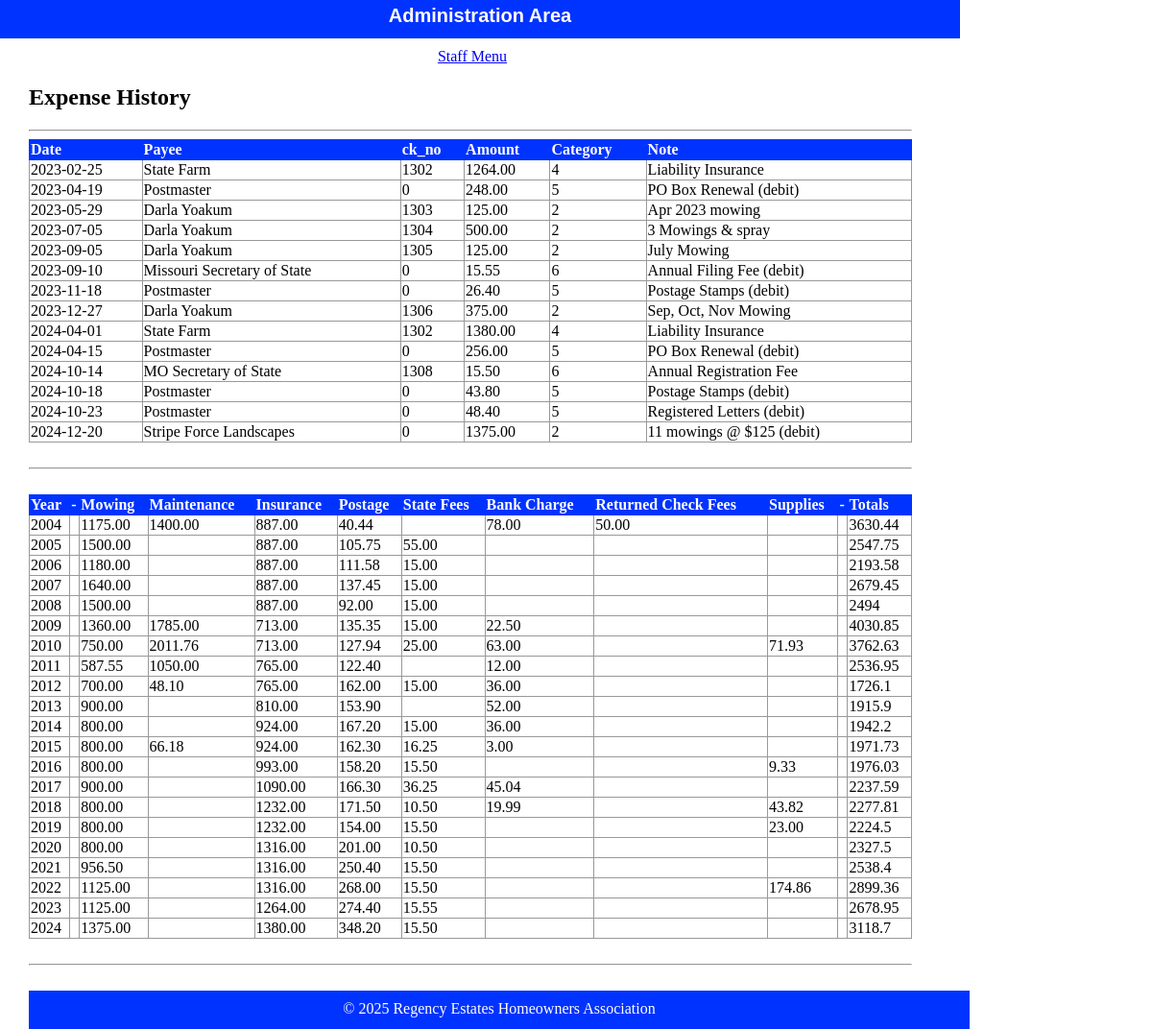
Page /html/public/staff/expenses/index.php on the earlier database version.
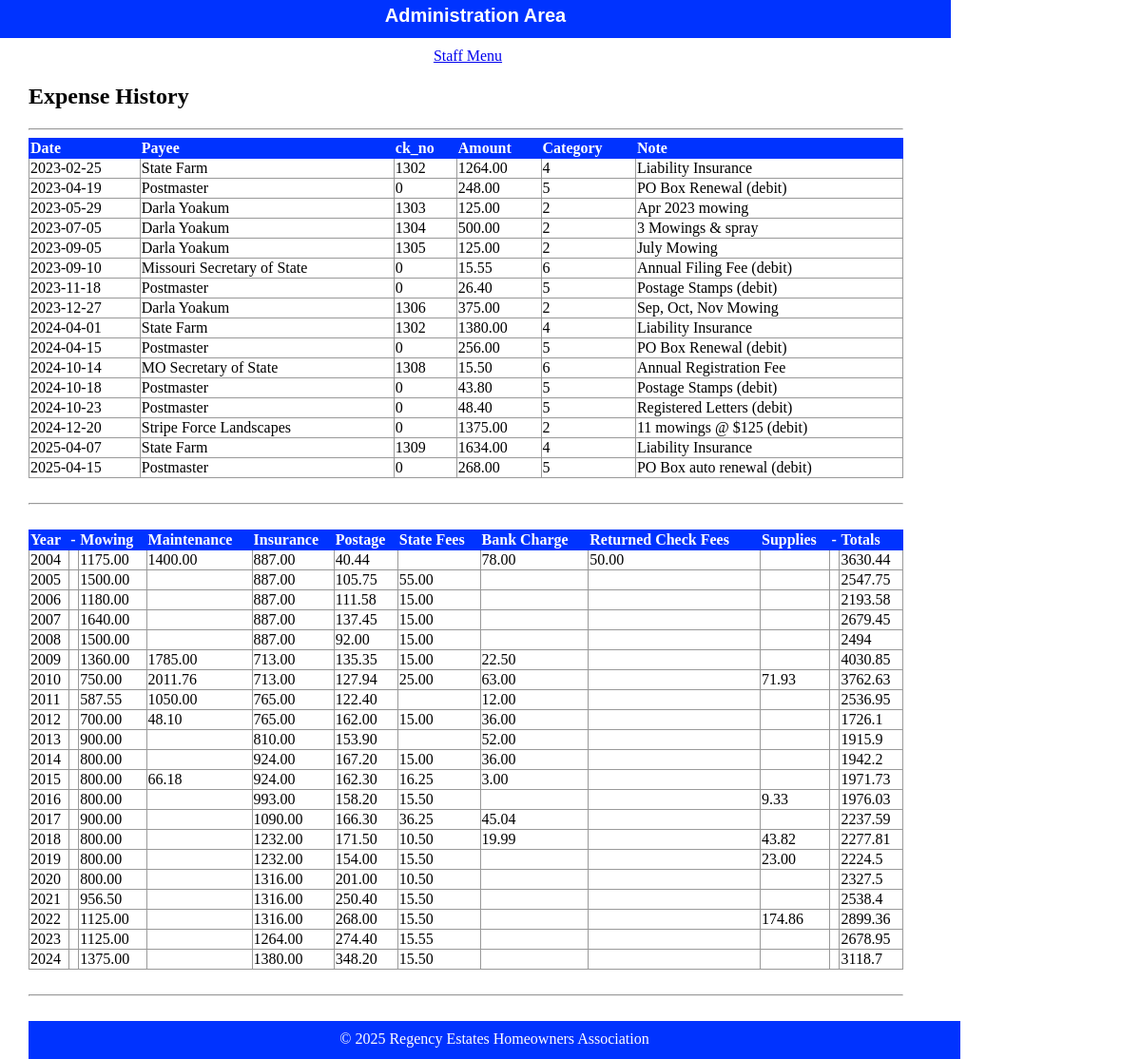
Same page on the later database version.
### tables this page shows
CREATE TABLE `expense` (
  `id` int(11) NOT NULL,
  `fk_cat_id` int(11) DEFAULT NULL,
  `dt` date DEFAULT NULL,
  `ck_no` int(11) DEFAULT NULL,
  `payee` varchar(50) DEFAULT NULL,
  `amount` decimal(10,2) DEFAULT NULL,
  `note` varchar(50) DEFAULT NULL
);

### html/private/functions.php (called while the page is built, shortened)
<?php
function url_for($script_path)
{
    if ($script_path[0] != '/')
    {
        $script_path = "/" . $script_path;
    }
    return WWW_ROOT . $script_path;
}
function htmlsc($string = "")
{
    return htmlspecialchars($string);
}
?>

### html/private/expense_functions.php (called while the page is built, shortened)
<?php
  function find_all_expenses($year) {
    global $db;
    $sql = "SELECT * FROM expense WHERE dt > " . "'" . $year . "-01-01' ";
    $result = mysqli_query($db, $sql);
    return $result;
  }
  function find_expense_sum($year, $category) {
      global $db;
      $sql = "SELECT SUM(amount) as sum FROM expense WHERE dt >= ";
      $sql .= "'" . $year . "-01-01' ";
      $sql .= "AND dt <= ";
      $sql .= "'" . $year . "-12-31' ";
      $sql .= "AND fk_cat_id = " . $category . ";";
      $result = mysqli_query($db, $sql);
      return $result;
  }
?>

### html/public/staff/expenses/index.php (the view, shortened to what this page needs)
<?php $expense_set = find_all_expenses('2023'); ?>
<?php include(SHARED_PATH . '/header.php'); ?>
    <div id="content">
        <div id="regency-menu">
            <h2>Expense History</h2>
            <hr />
            <table class="list">
                <tr>
                    <th>Date</th>
                    <th>Payee</th>
                    <th>ck_no</th>
                    <th>Amount</th>
                    <th>Category</th>
                    <th>Note</th>
                </tr>
                <?php while($expense_row = mysqli_fetch_assoc($expense_set)) { ?>
                    <tr>
                        <td><?php echo htmlsc($expense_row['dt']); ?></td>
                        <td><?php echo htmlsc($expense_row['payee']); ?></td>
                        <td><?php echo htmlsc($expense_row['ck_no']); ?></td>
                        <td><?php echo htmlsc($expense_row['amount']); ?></td>
                        <td><?php echo htmlsc($expense_row['fk_cat_id']); ?></td>
                        <td><?php echo htmlsc($expense_row['note']); ?></td>
                    </tr>
                <?php } ?>
            </table>
            <br /><hr /><br />
            <table class="list">
                <tr>
                    <th>Year</th>
                    <th>-</th>
                    <th>Mowing</th>
                    <th>Maintenance</th>
                    <th>Insurance</th>
                    <th>Postage</th>
                    <th>State Fees</th>
                    <th>Bank Charge</th>
                    <th>Returned Check Fees</th>
                    <th>Supplies</th>
                    <th>-</th>
                    <th>Totals</th>
                </tr>
                <?php
                $start_year = 2004;
                $latest_year = 2024;
                ?>
                <?php for ($year_index = $start_year; $year_index <= $latest_year; $year_index++) { ?>
                    <tr>
                        <?php $yearly_total = 0.00; ?>
                        <td>
                            <?php echo htmlsc($year_index); ?>
                        </td>
                        <td></td>
                        <?php
                        $sum_result = find_expense_sum($year_index, '2');
                        $cell_value = mysqli_fetch_assoc($sum_result);
                        $yearly_total = $yearly_total + $cell_value['sum'];
                        ?>
                        <td><?php echo htmlsc($cell_value['sum']); ?></td>
                        <?php
                        $sum_result = find_expense_sum($year_index, '3');
                        $cell_value = mysqli_fetch_assoc($sum_result);
                        $yearly_total = $yearly_total + $cell_value['sum'];
                        ?>
                        <td><?php echo htmlsc($cell_value['sum']); ?></td>
                        <?php
                        $sum_result = find_expense_sum($year_index, '4');
                        $cell_value = mysqli_fetch_assoc($sum_result);
                        $yearly_total = $yearly_total + $cell_value['sum'];
                        ?>
                        <td><?php echo htmlsc($cell_value['sum']); ?></td>
                        <?php
                        $sum_result = find_expense_sum($year_index, '5');
                        $cell_value = mysqli_fetch_assoc($sum_result);
                        $yearly_total = $yearly_total + $cell_value['sum'];
                        ?>
                        <td><?php echo htmlsc($cell_value['sum']); ?></td>
                        <?php
                        $sum_result = find_expense_sum($year_index, '6');
                        $cell_value = mysqli_fetch_assoc($sum_result);
                        $yearly_total = $yearly_total + $cell_value['sum'];
                        ?>
                        <td><?php echo htmlsc($cell_value['sum']); ?></td>
                        <?php
                        $sum_result = find_expense_sum($year_index, '7');
                        $cell_value = mysqli_fetch_assoc($sum_result);
                        $yearly_total = $yearly_total + $cell_value['sum'];
                        ?>
                        <td><?php echo htmlsc($cell_value['sum']); ?></td>
                        <?php
                        $sum_result = find_expense_sum($year_index, '8');
                        $cell_value = mysqli_fetch_assoc($sum_result);
                        $yearly_total = $yearly_total + $cell_value['sum'];
                        ?>
                        <td><?php echo htmlsc($cell_value['sum']); ?></td>
                        <?php
                        $sum_result = find_expense_sum($year_index, '9');
                        $cell_value = mysqli_fetch_assoc($sum_result);
                        $yearly_total = $yearly_total + $cell_value['sum'];
                        ?>
                        <td><?php echo htmlsc($cell_value['sum']); ?></td>
                        <td></td>
                        <td><?php echo $yearly_total; ?></td>
                    <?php } ?>
            </table>
            <br /><hr /><br />
    </div>
<?php include(SHARED_PATH . '/footer.php'); ?>

### html/private/shared/header.php (shortened to what this page needs)
<!doctype html>
<html lang="en">
	<head>
		<link rel="stylesheet" media="all" href="<?php echo url_for('stylesheets/staff.css'); ?>" />
	</head>
	<body>
		<header>
			<h1>Administration Area</h1>
		</header>
		<navigation>
			<ul>
				<li>
					<a href="<?php echo url_for('/staff/index.php'); ?>">Staff Menu</a>
				</li>
			</ul>
		</navigation>

### html/private/shared/footer.php (shortened to what this page needs)
<footer>
	&copy; <?php echo date('Y'); ?> Regency Estates Homeowners Association
</footer>
</body>
</html>

### html/public/stylesheets/staff.css (style rules this page uses)
html { height: 100%; width: 100%; }
body { height: 1000px; width: 100%; margin: 0; padding: 0; }
header { width: 1000px; height: 40px; margin: 0 0 10px 0; padding: 0; background: #0033FF; color: white; }
header h1 { margin: 0; padding: 5px; font-size: 20px; font-family: Verdana, Arial, Helvetica, sans-serif; text-align: center; }
navigation { width: 1000px; margin: 0; padding: 0; text-align: center; }
navigation ul { width: 1000px; list-style: none; padding: 0; margin: 0; }
navigation ul li { display: inline; margin-right: 1em; }
#content { width: 920px; min-height: 500px; padding: 0 30px; }
footer { width: 940px; height: 20px; margin: 0 0 10px 0; padding: 10px 20px; background: #0033FF; color: white; text-align: center; }
table { border-collapse: collapse; vertical-align: top; }
table.list { width: 100%; }
table.list tr td { border: 1px solid #999999; }
table.list tr th { border: 1px solid #0033FF; background: #0033FF; color: white; text-align: left; }

Differences in the rows shown:
added expense: dt "2025-04-07", payee "State Farm", ck_no "1309", amount "1634.00", fk_cat "4", note "Liability Insurance"
added expense: dt "2025-04-15", payee "Postmaster", ck_no "0", amount "268.00", fk_cat "5", note "PO Box auto renewal (debit)"
